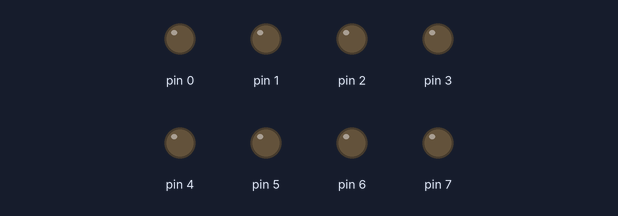
The sketch below on a simulated Arduino Uno, built with avr-gcc and run on an emulated ATmega328P. Shown: output pins drawn as LEDs (lit = HIGH).

Above: at 0.02 s.
At 0.38 s:
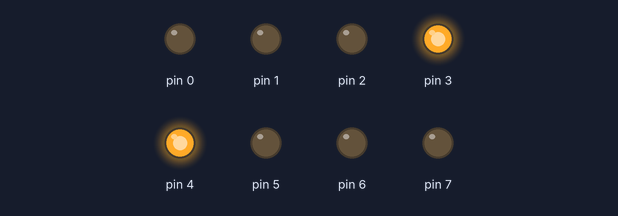
At 0.74 s:
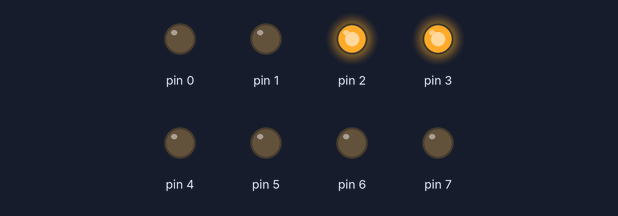
At 1.45 s:
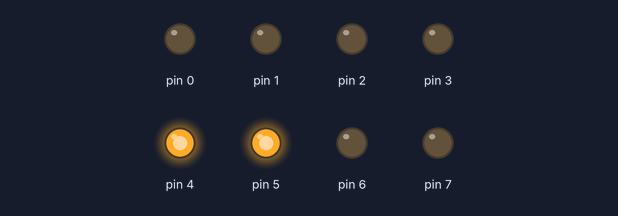
At 2.94 s:
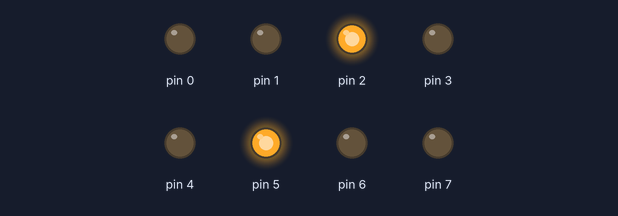
Timing chart, 0 to 3.2 s (numbered marks = the images above):
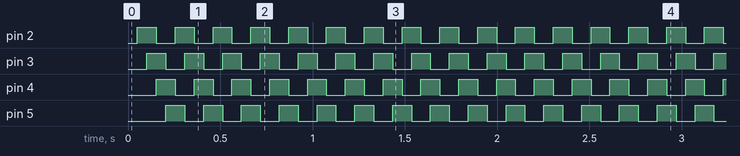

Measured:
- by itself, pin 2–5: alternates HIGH for 0.10 s and LOW for 0.10 s

The sketch:

testing_leds.ino
```cpp
//LED test with different methods
//Using millis to test for the delay
//Writing to the output pins

unsigned long prevMillis = 0;
long interval = 50;

void setup() {
  //set the digital pins to outputs
  DDRD = B11111111;
}

int state = 0;

void loop() {
  // now going to write to registers
  unsigned long currMillis = millis();

  if (currMillis - prevMillis > interval) {
    prevMillis = currMillis;

    if (state == 0) {
      PORTD = B00000100;
      state += 1;
    } else if (state == 1) {
      PORTD = B00001100;
      state += 1;
    } else if (state == 2) {
      PORTD = B00011000;
      state += 1;
    } else if (state == 3) {
      PORTD = B00110000;
      state += 1;
    } else if (state == 4) {
      PORTD = B00100100;
      state = 1;
    }else {
      //have this case just in case something goes wrong
      PORTD = B00111100;
      state = 0;
    }

  }

}
```
